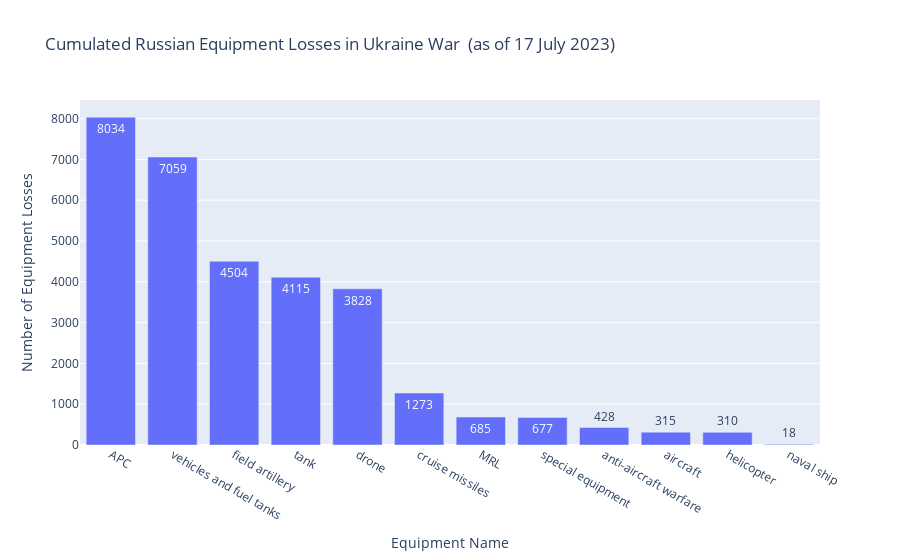

The cell this chart's notebook holds for it:
### Code cell
#Simple bar chart plot
plt.figure(figsize=(14,12))
fig = px.bar(
    new_df, x='equipment_name', y='unit_amount',text_auto=True,
    title=f'Cumulated Russian Equipment Losses in Ukraine War \n(as of {last_date})'
)
fig.update_traces(textfont_size=12, textangle=0, cliponaxis=False)
fig.update_layout(
    xaxis_title="Equipment Name",
    yaxis_title="Number of Equipment Losses"
)
fig.show()

### Figure 1 — Plotly figure (JSON) as saved in the notebook; plotly's stock layout.template omitted (floating-point values rounded to 4 significant figures)
{"data": [{"alignmentgroup": "True", "cliponaxis": false, "hovertemplate": "equipment_name=%{x}<br>unit_amount=%{y}<extra></extra>", "legendgroup": "", "marker": {"color": "#636efa", "pattern": {"shape": ""}}, "name": "", "offsetgroup": "", "orientation": "v", "showlegend": false, "textangle": 0, "textfont": {"size": 12}, "textposition": "auto", "texttemplate": "%{y}", "type": "bar", "x": ["APC", "vehicles and fuel tanks", "field artillery", "tank", "drone", "cruise missiles", "MRL", "special equipment", "anti-aircraft warfare", "aircraft", "helicopter", "naval ship"], "xaxis": "x", "y": [8034, 7059, 4504, 4115, 3828, 1273, 685, 677, 428, 315, 310, 18], "yaxis": "y"}], "layout": {"barmode": "relative", "legend": {"tracegroupgap": 0}, "title": {"text": "Cumulated Russian Equipment Losses in Ukraine War \n(as of 17 July 2023)"}, "xaxis": {"anchor": "y", "domain": [0, 1], "title": {"text": "Equipment Name"}}, "yaxis": {"anchor": "x", "domain": [0, 1], "title": {"text": "Number of Equipment Losses"}}}}
